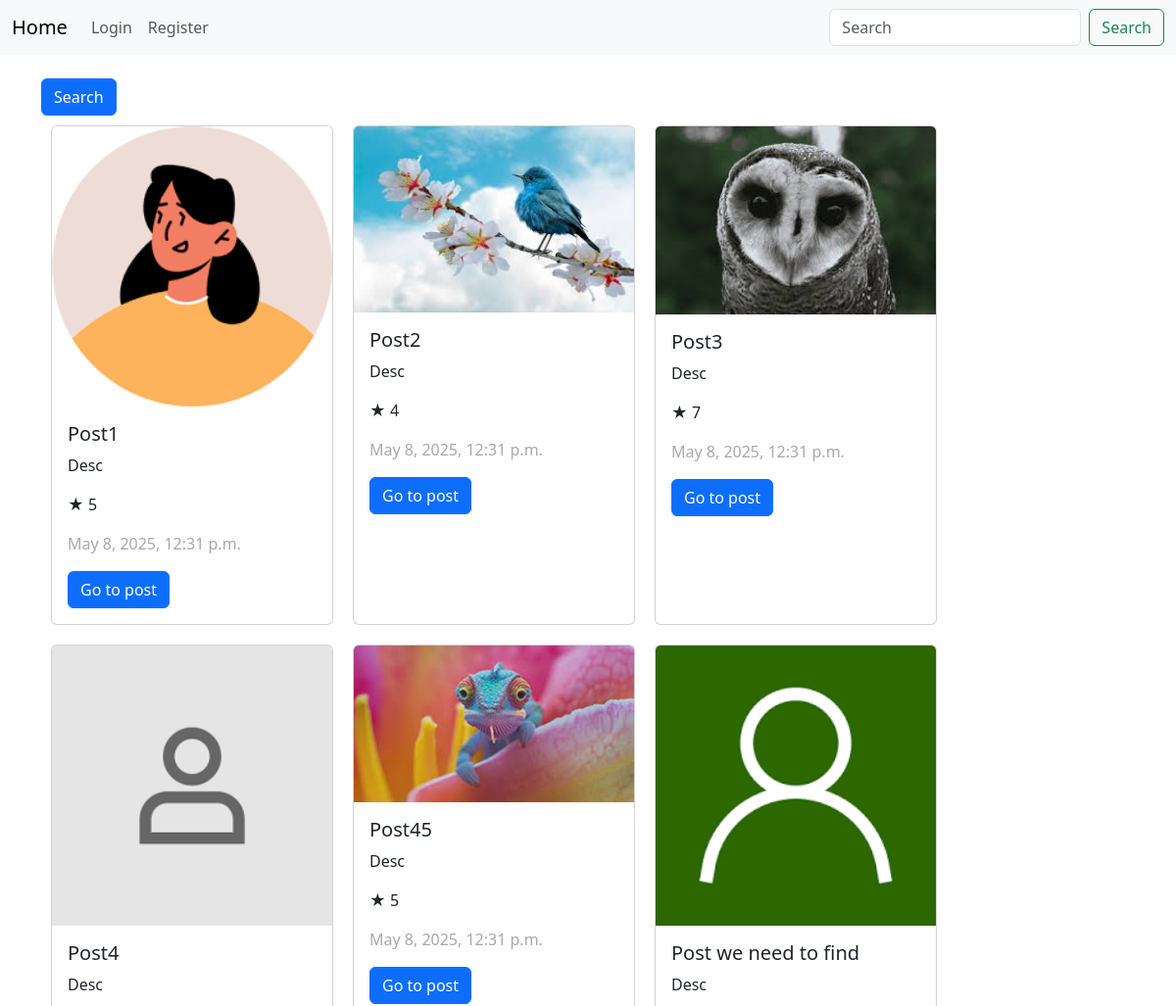
/posts/class/ (upper part), run on an earlier commit of the app's database.
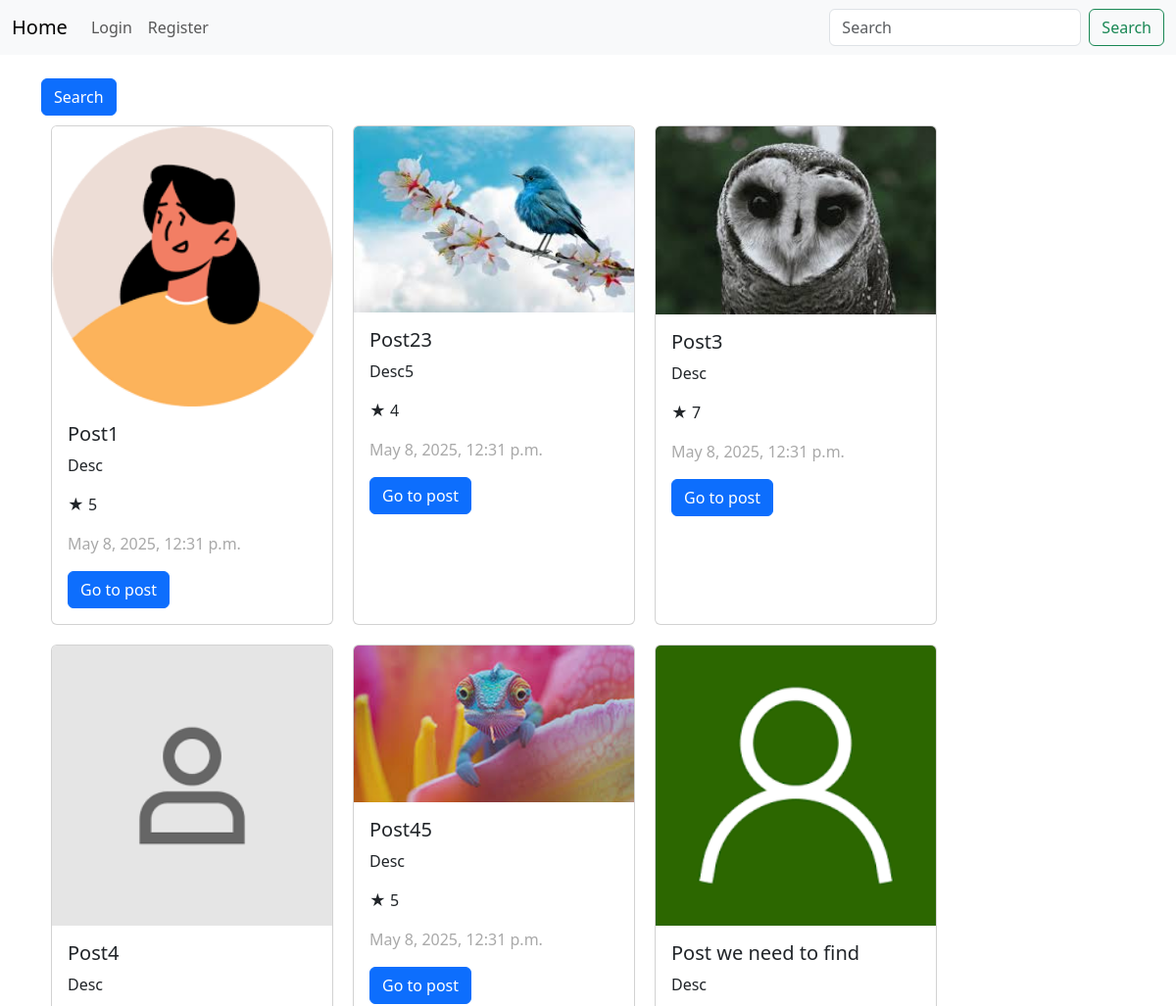
And on a later commit of the database.
### posts/models.py (models this page shows, shortened)
class Post(models.Model):
    author = models.ForeignKey(User, on_delete=models.CASCADE, null=True, related_name='posts')
    image = models.ImageField(upload_to="post_images/", null=True, blank=True)
    title = models.CharField(max_length=256)
    content = models.CharField(max_length=556)
    rate = models.IntegerField(null=True)
    category = models.ForeignKey(Category, on_delete=models.CASCADE, null=True)
    tags = models.ManyToManyField(Tag, blank=True)
    created_at = models.DateTimeField(auto_now_add=True, null=True)
    updated_at = models.DateTimeField(auto_now=True, null=True)

### posts/views.py (the view)
# urls.py: path('posts/class/', PostListClassView.as_view(), name='post_list_class_view'),
class PostListClassView(ListView):
    model = Post
    template_name = "posts/post_list.html"
    context_object_name = 'posts'

### templates/posts/post_list.html (shortened to what this page needs)
{% extends 'base.html' %}
{% load static %}
{% block content %}
<form action="" method="get" enctype="multipart/form-data">
  <button type="submit" class="btn btn-primary">Search</button>
</form>
<div style="display: flex; flex-wrap: wrap;">
{% for post in posts %}
<div class="card" style="width: 18rem; margin: 10px;">
  {% if post.image %}
  <img src="{{ post.image.url }}" class="card-img-top" alt="...">
  {% else %}
  <img src="{% static 'placeholder.png' %}" class="card-img-top" alt="...">
  {% endif %}
  <div class="card-body">
    <h5 class="card-title">{{ post.title }}</h5>
    <p class="card-text">{{ post.content }}</p>
    <p class="card-text">★ {{ post.rate }}</p>
    <p class="card-text" style="color: darkgrey;">{{ post.created_at }}</p>
    <a href="/posts/{{ post.id }}" class="btn btn-primary">Go to post</a>
  </div>
</div>
{% endfor %}
</div>
{% endblock %}

### templates/base.html (shortened to what this page needs)
<!DOCTYPE html>
<html lang="en">
<head>
    {% load static %}
    <link rel="stylesheet" href="https://cdn.jsdelivr.net/npm/bootstrap@5.3.3/dist/css/bootstrap.min.css"
>
</head>
<body>
<nav class="navbar navbar-expand-lg navbar-light bg-light">
    <div class="container-fluid">
        <a class="navbar-brand" href="/">Home</a>
        <div class="collapse navbar-collapse" id="navbarSupportedContent">
            <ul class="navbar-nav me-auto mb-2 mb-lg-0">
              {% if request.user.is_authenticated %}
              <li class="nav-item">
                      <a class="nav-link" href="/profile/">Profile</a>
              </li>
                  <li class="nav-item">
                      <a class="nav-link" href="/posts/">Posts</a>
                  </li>
                  <li class="nav-item">
                      <a class="nav-link" href="/posts/create/">Create post</a>
                  </li>
                  <li class="nav-item">
                      <a class="nav-link" href="/logout/">Logout</a>
                  </li>
              {% else %}
                  <li class="nav-item">
                      <a class="nav-link" href="/login/">Login</a>
                  </li>
                  <li class="nav-item">
                      <a class="nav-link" href="/register/">Register</a>
                  </li>
              {% endif %}
          </ul>
            <form class="d-flex" role="search">
                <input class="form-control me-2" type="search" placeholder="Search" aria-label="Search">
                <button class="btn btn-outline-success" type="submit">Search</button>
            </form>
        </div>
    </div>
</nav>
<div class="container mt-4">
    {% block content %}
    {% endblock %}
</div>
</body>
</html>

What changed in the data, as far as the page shows it:
changed Post: title "Post2" → "Post23"; content "Desc" → "Desc5"
